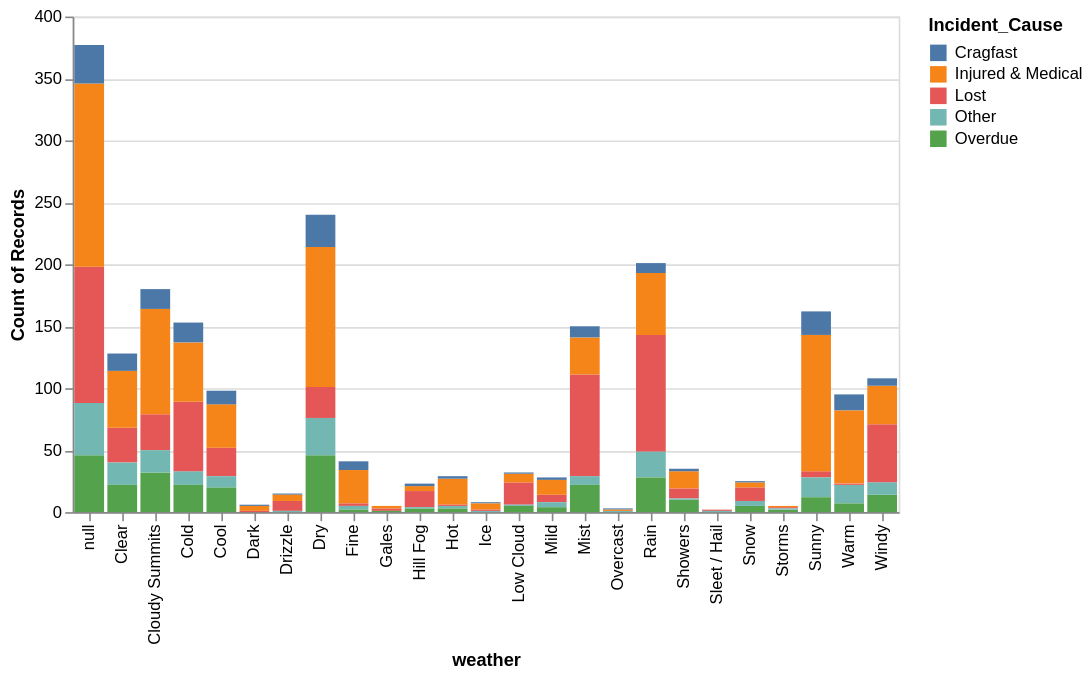

Notebook cell for this chart:
### Code cell
alt.Chart(incident_weather).mark_bar().encode(
    alt.X('weather'),
    alt.Y('count()'),
    alt.Color('Incident_Cause')
)

### Figure 1 — Vega-Lite specification as saved in the notebook (floating-point values rounded to 4 significant figures; data arrays with more than 128 entries replaced by an {"elided": "..."} marker saying what was removed)
{"config": {"view": {"continuousWidth": 300, "continuousHeight": 300}}, "data": {"name": "data-f98bfa0326d50934b63739b936a4aed9"}, "mark": {"type": "bar"}, "encoding": {"color": {"field": "Incident_Cause", "type": "nominal"}, "x": {"field": "weather", "type": "nominal"}, "y": {"aggregate": "count", "type": "quantitative"}}, "$schema": "https://vega.github.io/schema/vega-lite/v5.20.1.json", "datasets": {"data-f98bfa0326d50934b63739b936a4aed9": {"elided": "2149 records"}}}
